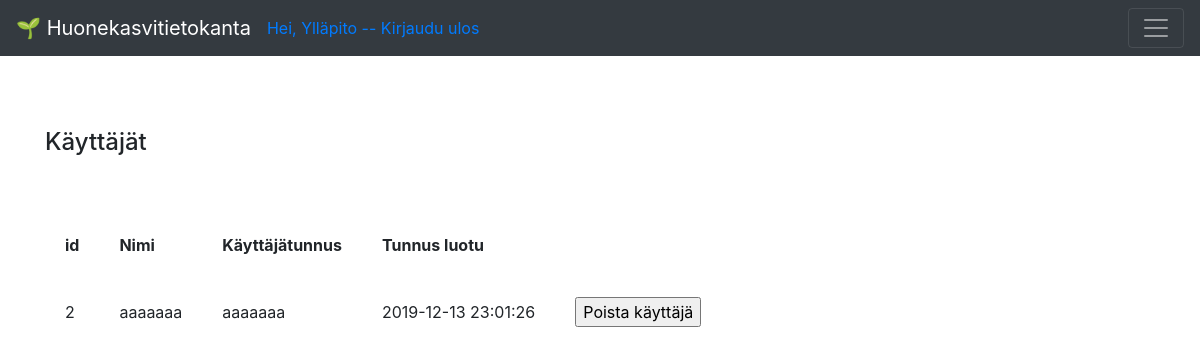
The app's page /auth (signed in), older data.
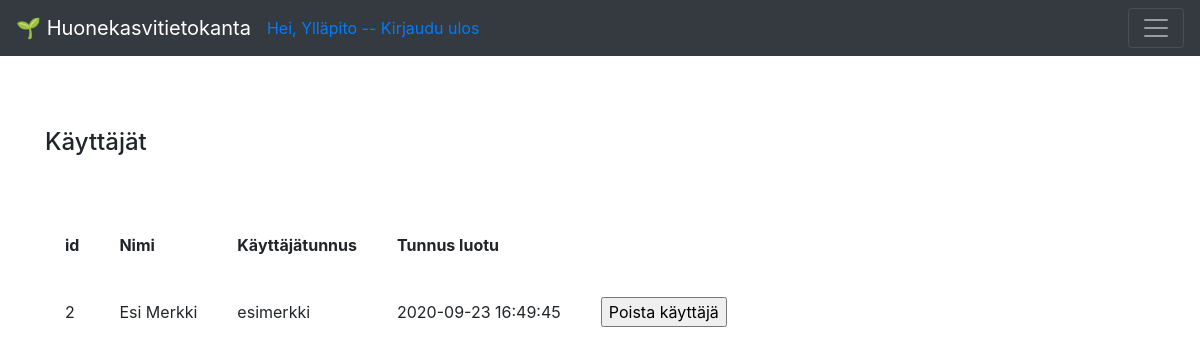
The same page, newer data.
### application/auth/models.py (models this page shows, shortened)
class User(db.Model):
    __tablename__ = "account"
    id = db.Column(db.Integer, primary_key=True)
    date_created = db.Column(db.DateTime, default=db.func.current_timestamp())
    name = db.Column(db.String(144), nullable=False)
    username = db.Column(db.String(144), nullable=False, unique=True)
    password = db.Column(db.String(144), nullable=False)
    plants = db.relationship("Plant", backref='account', lazy=True)

### application/auth/views.py (the view)
@app.route("/auth", methods=["GET"])
@login_required(role="ANY")
def auth_index():
    return render_template("auth/list.html", auth = User.query.filter(User.id != 1).all())

### application/__init__.py (called while the page is built)
def login_required(role = "ANY"):
    def wrapper(fn):
        @wraps(fn)
        def decorated_view(*args, **kwargs):
            if not current_user:
                return login_manager.unauthorized()
            if not current_user.is_authenticated:
                return login_manager.unauthorized()
            unauthorized = False
            if not role == "ANY":
                unauthorized = True
                for user_role in current_user.userrole():
                    if user_role == role:
                        unauthorized = False
                        break
            if unauthorized:
                return login_manager.unauthorized()
            return fn(*args, **kwargs)
        return decorated_view
    return wrapper

@login_manager.user_loader
def load_user(user_id):
    return User.query.get(user_id)

### application/templates/auth/list.html
{% extends "layout.html" %}
{% block body %}
<h4>Käyttäjät</h4>
<br>
<br>
  <table cellpadding="20">
    <tr>
      <th>id</th>
      <th>Nimi</th>
      <th>Käyttäjätunnus</th>
      <th>Tunnus luotu</th>
    </tr>
    {% for account in auth %}
    <tr>
      <td>{{ account.id }}</td>
      <td>{{ account.name }}</td>
      <td>{{ account.username }}</td>
      <td>{{ account.date_created }}</td>
      {% if current_user.id == 1 %}
            <td>
                <form method="POST" action="{{ url_for('auth_delete', account_id=account.id) }}">
                  <input type="submit" value="Poista käyttäjä"/>
                </form>
                    </td>
                    {% endif %}
    </tr>
    {% endfor %}
  </table>
{% endblock %}

Row changes from the older to the newer data that the page shows:
changed User id 2: name "aaaaaaa" → "Esi Merkki"; username "aaaaaaa" → "esimerkki"; date_created "2019-12-13 23:01:26" → "2020-09-23 16:49:45"
